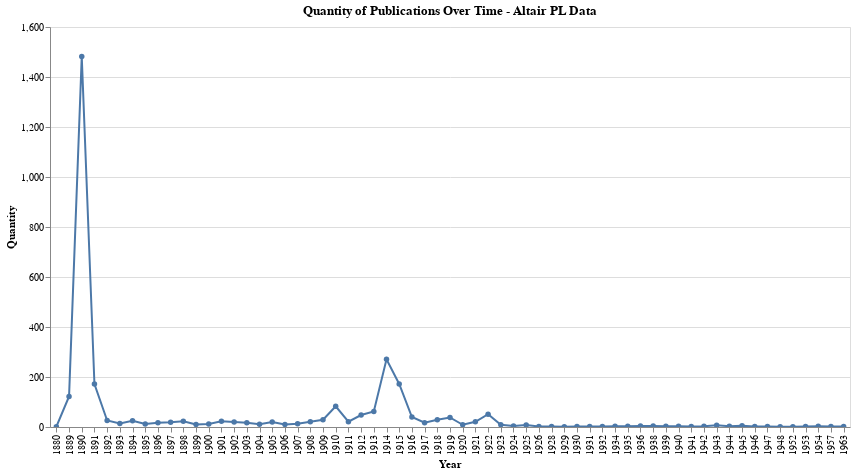

The notebook cell saved with this chart:
### Code cell
import pandas as pd
import altair as alt

# Load the data
pl_data_df = pd.read_csv('../chroniclingamerica_csv/pl_data.csv')

# Ensure the 'Date' column is in datetime format
pl_data_df['Date'] = pd.to_datetime(pl_data_df['date'])

# Group by year and count the number of publications
pl_data_df['Year'] = pl_data_df['Date'].dt.year
publications_per_year = pl_data_df.groupby('Year').size().reset_index(name='Quantity')

# Create the Altair chart
chart = alt.Chart(publications_per_year).mark_line(point=True).encode(
    x='Year:O',
    y='Quantity:Q',
    tooltip=['Year', 'Quantity']
).properties(
    title='Quantity of Publications Over Time - Altair PL Data',
    width=800,
    height=400
).interactive()

chart

### Figure 1 — Vega-Lite specification as saved in the notebook (floating-point values rounded to 4 significant figures)
{"config": {"view": {"continuousWidth": 300, "continuousHeight": 300}}, "data": {"name": "data-fb19f86ffbae4a9c0734485a82edf697"}, "mark": {"type": "line", "point": true}, "encoding": {"tooltip": [{"field": "Year", "type": "quantitative"}, {"field": "Quantity", "type": "quantitative"}], "x": {"field": "Year", "type": "ordinal"}, "y": {"field": "Quantity", "type": "quantitative"}}, "height": 400, "params": [{"name": "param_23", "select": {"type": "interval", "encodings": ["x", "y"]}, "bind": "scales"}], "title": "Quantity of Publications Over Time - Altair PL Data", "width": 800, "$schema": "https://vega.github.io/schema/vega-lite/v5.8.0.json", "datasets": {"data-fb19f86ffbae4a9c0734485a82edf697": [{"Year": 1880, "Quantity": 1}, {"Year": 1889, "Quantity": 122}, {"Year": 1890, "Quantity": 1482}, {"Year": 1891, "Quantity": 172}, {"Year": 1892, "Quantity": 26}, {"Year": 1893, "Quantity": 14}, {"Year": 1894, "Quantity": 25}, {"Year": 1895, "Quantity": 12}, {"Year": 1896, "Quantity": 17}, {"Year": 1897, "Quantity": 19}, {"Year": 1898, "Quantity": 23}, {"Year": 1899, "Quantity": 10}, {"Year": 1900, "Quantity": 12}, {"Year": 1901, "Quantity": 23}, {"Year": 1902, "Quantity": 20}, {"Year": 1903, "Quantity": 17}, {"Year": 1904, "Quantity": 11}, {"Year": 1905, "Quantity": 20}, {"Year": 1906, "Quantity": 10}, {"Year": 1907, "Quantity": 13}, {"Year": 1908, "Quantity": 21}, {"Year": 1909, "Quantity": 29}, {"Year": 1910, "Quantity": 83}, {"Year": 1911, "Quantity": 21}, {"Year": 1912, "Quantity": 48}, {"Year": 1913, "Quantity": 62}, {"Year": 1914, "Quantity": 271}, {"Year": 1915, "Quantity": 172}, {"Year": 1916, "Quantity": 40}, {"Year": 1917, "Quantity": 17}, {"Year": 1918, "Quantity": 29}, {"Year": 1919, "Quantity": 38}, {"Year": 1920, "Quantity": 9}, {"Year": 1921, "Quantity": 21}, {"Year": 1922, "Quantity": 51}, {"Year": 1923, "Quantity": 9}, {"Year": 1924, "Quantity": 4}, {"Year": 1925, "Quantity": 8}, {"Year": 1926, "Quantity": 2}, {"Year": 1928, "Quantity": 2}, {"Year": 1929, "Quantity": 1}, {"Year": 1930, "Quantity": 2}, {"Year": 1931, "Quantity": 2}, {"Year": 1932, "Quantity": 2}, {"Year": 1934, "Quantity": 3}, {"Year": 1935, "Quantity": 3}, {"Year": 1936, "Quantity": 4}, {"Year": 1938, "Quantity": 4}, {"Year": 1939, "Quantity": 3}, {"Year": 1940, "Quantity": 3}, {"Year": 1941, "Quantity": 2}, {"Year": 1942, "Quantity": 3}, {"Year": 1943, "Quantity": 7}, {"Year": 1944, "Quantity": 3}, {"Year": 1945, "Quantity": 5}, {"Year": 1946, "Quantity": 2}, {"Year": 1947, "Quantity": 2}, {"Year": 1948, "Quantity": 1}, {"Year": 1952, "Quantity": 1}, {"Year": 1953, "Quantity": 2}, {"Year": 1954, "Quantity": 3}, {"Year": 1957, "Quantity": 2}, {"Year": 1963, "Quantity": 2}]}}
